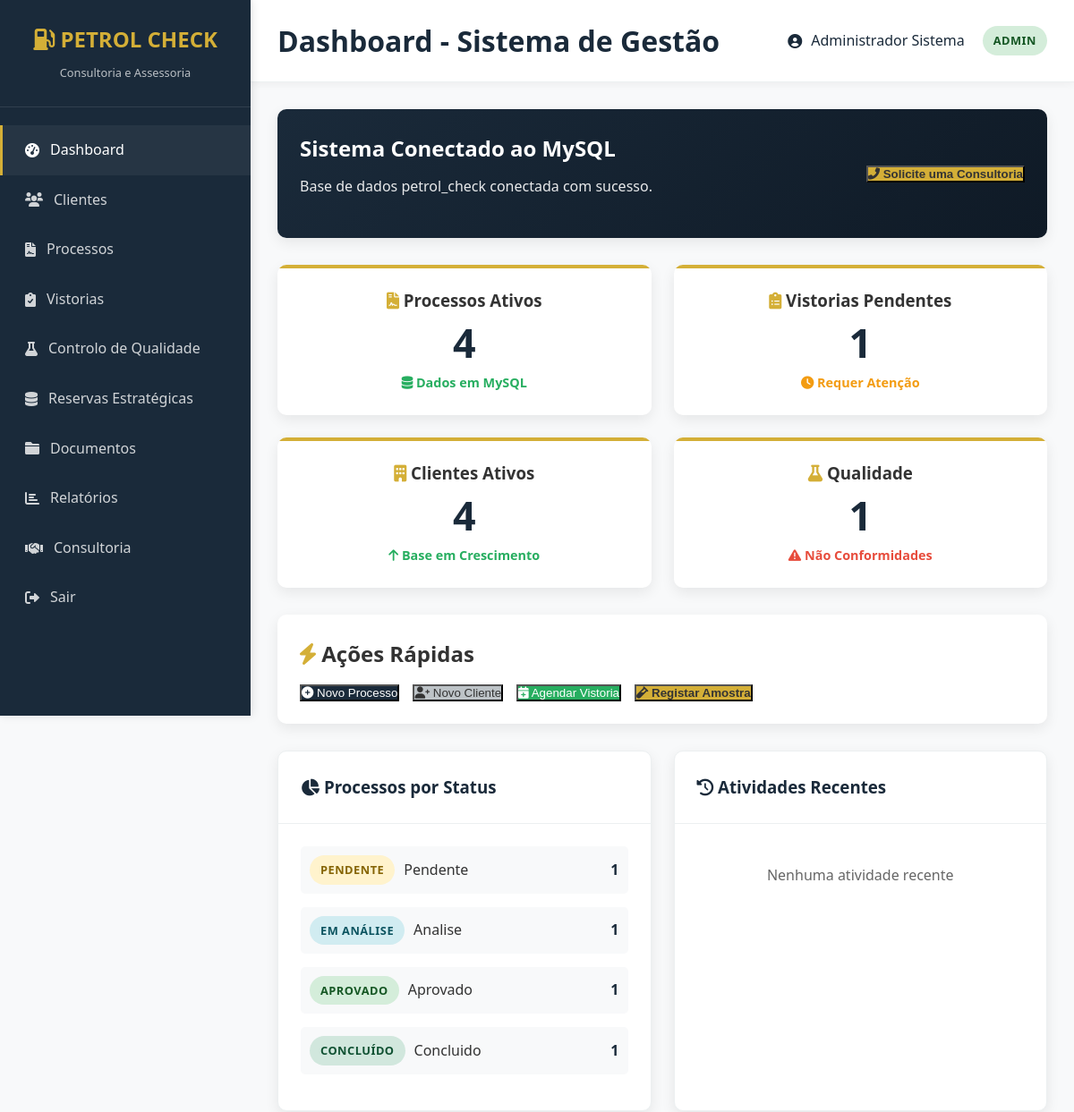
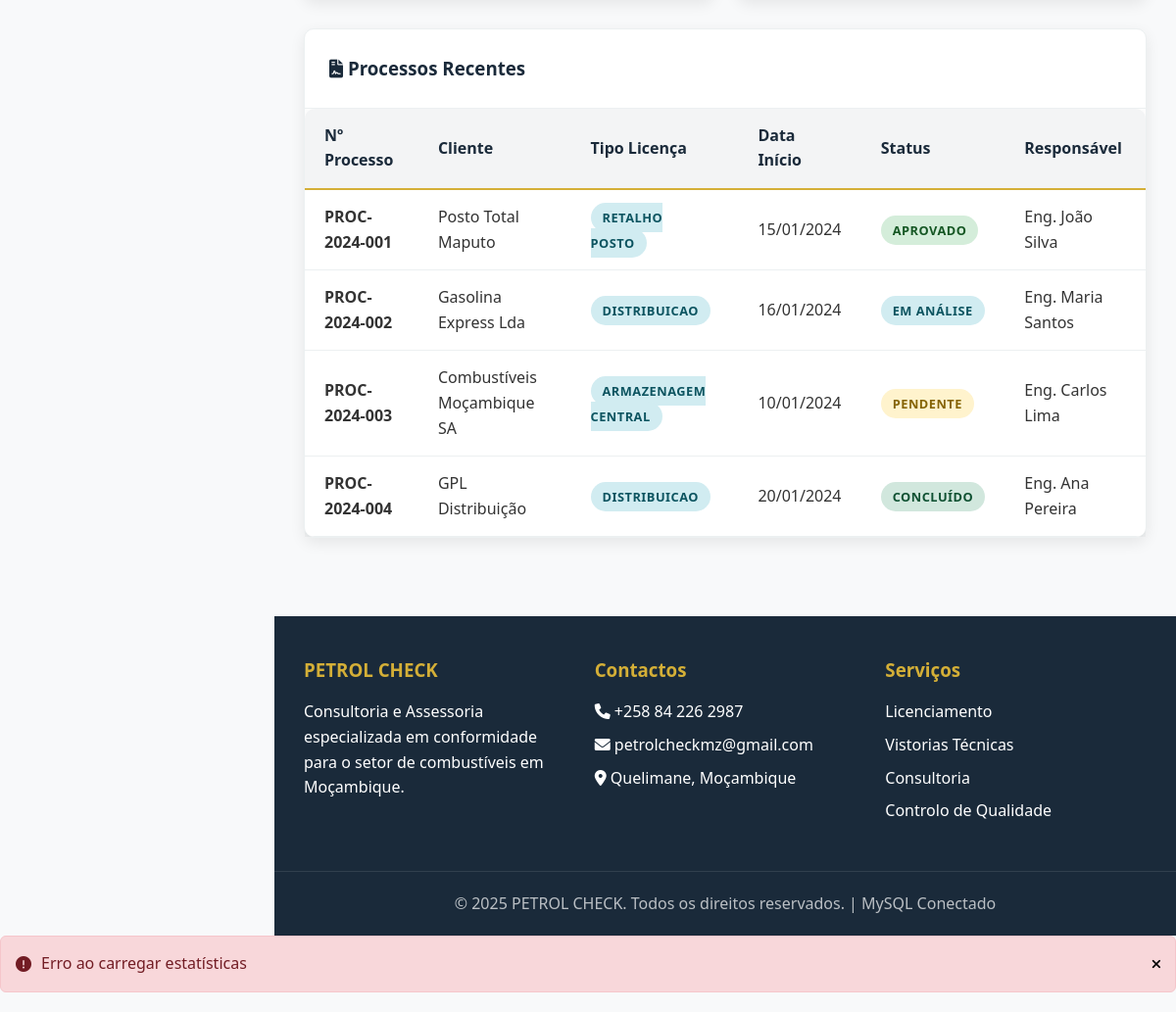
/dashboard.php (signed in), run on the app's committed database (2 pictures, top to bottom).
### tables this page shows
CREATE TABLE processos (
    id INT PRIMARY KEY AUTO_INCREMENT,
    cliente_id INT NOT NULL,
    numero_processo VARCHAR(50) UNIQUE,
    tipo_licenca ENUM(
        'producao_grande_escala',
        'producao_media_escala', 
        'producao_pequena_escala',
        'armazenagem_terminal',
        'armazenagem_central',
        'distribuicao',
        'retalho_posto',
        'retalho_central',
        'exportacao'
    ) NOT NULL,
    zona_licenciamento ENUM('A', 'B', 'C') DEFAULT 'B',
    data_inicio DATE NOT NULL,
    data_fim DATE,
    status ENUM('pendente', 'analise', 'aprovado', 'rejeitado', 'concluido') DEFAULT 'pendente',
    responsavel_tecnico VARCHAR(100),
    observacoes TEXT,
    created_at TIMESTAMP DEFAULT CURRENT_TIMESTAMP,
    updated_at TIMESTAMP DEFAULT CURRENT_TIMESTAMP ON UPDATE CURRENT_TIMESTAMP,
    FOREIGN KEY (cliente_id) REFERENCES clientes(id) ON DELETE CASCADE
);

CREATE TABLE clientes (
    id INT PRIMARY KEY AUTO_INCREMENT,
    nome_razao_social VARCHAR(255) NOT NULL,
    nif VARCHAR(20) UNIQUE NOT NULL,
    telefone VARCHAR(20),
    email VARCHAR(100),
    endereco TEXT,
    tipo_cliente ENUM('distribuidor', 'retalhista', 'produtor', 'importador', 'exportador') NOT NULL,
    atividade VARCHAR(255),
    status ENUM('ativo', 'inativo', 'pendente') DEFAULT 'ativo',
    created_at TIMESTAMP DEFAULT CURRENT_TIMESTAMP,
    updated_at TIMESTAMP DEFAULT CURRENT_TIMESTAMP ON UPDATE CURRENT_TIMESTAMP
);

### dashboard.php (the view, shortened to what this page needs)
<?php
include 'includes/config.php';
try {
    $stmt = $pdo->prepare("SELECT status, COUNT(*) as count FROM processos GROUP BY status");
    $stmt->execute();
    $processos_status = $stmt->fetchAll(PDO::FETCH_KEY_PAIR);
    $stmt = $pdo->prepare("SELECT COUNT(*) FROM clientes WHERE status = 'ativo'");
    $stmt->execute();
    $total_clientes = $stmt->fetchColumn();
    $stmt = $pdo->prepare("SELECT COUNT(*) FROM vistorias WHERE status = 'pendente'");
    $stmt->execute();
    $vistorias_pendentes = $stmt->fetchColumn();
    $stmt = $pdo->prepare("SELECT COUNT(*) FROM controlo_qualidade WHERE resultado = 'nao_conforme'");
    $stmt->execute();
    $amostras_nao_conformes = $stmt->fetchColumn();
    $stmt = $pdo->prepare("
        SELECT a.*, u.nome_completo
        FROM atividades_sistema a
        LEFT JOIN users u ON a.usuario_id = u.id
        ORDER BY a.created_at DESC
        LIMIT 5
    ");
    $stmt->execute();
    $atividades_recentes = $stmt->fetchAll();
} catch (PDOException $e) {
    die("Erro ao carregar dados do dashboard: " . $e->getMessage());
}
?>
<!DOCTYPE html>
<html lang="pt">
<head>
    <link rel="stylesheet" href="css/style.css">
    <link href="https://cdnjs.cloudflare.com/ajax/libs/font-awesome/6.0.0/css/all.min.css" rel="stylesheet">
</head>
<body>
    <div class="dashboard">
        <div class="sidebar">
            <div class="logo">
                <h2><i class="fas fa-gas-pump"></i> PETROL CHECK</h2>
                <small>Consultoria e Assessoria</small>
            </div>
            <nav class="menu">
                <a href="dashboard.php" class="active">
                    <i class="fas fa-tachometer-alt"></i> Dashboard
                </a>
                <a href="modules/clientes/">
                    <i class="fas fa-users"></i> Clientes
                </a>
                <a href="modules/processos/">
                    <i class="fas fa-file-contract"></i> Processos
                </a>
                <a href="modules/vistorias/">
                    <i class="fas fa-clipboard-check"></i> Vistorias
                </a>
                <a href="modules/qualidade/">
                    <i class="fas fa-flask"></i> Controlo de Qualidade
                </a>
                <a href="modules/reservas/">
                    <i class="fas fa-database"></i> Reservas Estratégicas
                </a>
                <a href="modules/documentos/">
                    <i class="fas fa-folder"></i> Documentos
                </a>
                <a href="modules/relatorios/">
                    <i class="fas fa-chart-bar"></i> Relatórios
                </a>
                <a href="modules/consultoria/">
                    <i class="fas fa-handshake"></i> Consultoria
                </a>
                <a href="logout.php">
                    <i class="fas fa-sign-out-alt"></i> Sair
                </a>
            </nav>
        </div>
        <div class="main-content">
            <header class="header">
                <h1>Dashboard - Sistema de Gestão</h1>
                <div class="user-info">
                    <i class="fas fa-user-circle"></i> <?php echo $_SESSION['user_name']; ?>
                    <span class="badge badge-success" style="margin-left: 10px;"><?php echo ucfirst($_SESSION['user_role']); ?></span>
                </div>
            </header>
            <div class="content-area">
                <div class="quick-actions" style="background: linear-gradient(135deg, var(--azul-petroleo) 0%, var(--azul-petroleo-escuro) 100%); color: white;">
                    <div style="display: flex; justify-content: space-between; align-items: center;">
                        <div style="flex: 1;">
                            <h2 style="color: white; margin-bottom: 10px;">Sistema Conectado ao MySQL</h2>
                            <p style="color: rgba(255,255,255,0.9); margin-bottom: 20px;">
                                Base de dados petrol_check conectada com sucesso.
                            </p>
                        </div>
                        <button onclick="location.href='modules/consultoria/solicitar.php'" class="btn-cta">
                            <i class="fas fa-phone-alt"></i> Solicite uma Consultoria
                        </button>
                    </div>
                </div>
                <div class="stats-grid">
                    <div class="stat-card fade-in">
                        <h3><i class="fas fa-file-contract" style="color: var(--dourado);"></i> Processos Ativos</h3>
                        <span class="stat-number" id="processos-ativos"><?php echo array_sum($processos_status); ?></span>
                        <div class="stat-trend trend-positive">
                            <i class="fas fa-database"></i> Dados em MySQL
                        </div>
                    </div>
                    <div class="stat-card fade-in">
                        <h3><i class="fas fa-clipboard-list" style="color: var(--dourado);"></i> Vistorias Pendentes</h3>
                        <span class="stat-number" id="vistorias-pendentes"><?php echo $vistorias_pendentes; ?></span>
                        <div class="stat-trend trend-warning">
                            <i class="fas fa-clock"></i> Requer Atenção
                        </div>
                    </div>
                    <div class="stat-card fade-in">
                        <h3><i class="fas fa-building" style="color: var(--dourado);"></i> Clientes Ativos</h3>
                        <span class="stat-number" id="total-clientes"><?php echo $total_clientes; ?></span>
                        <div class="stat-trend trend-positive">
                            <i class="fas fa-arrow-up"></i> Base em Crescimento
                        </div>
                    </div>
                    <div class="stat-card fade-in">
                        <h3><i class="fas fa-flask" style="color: var(--dourado);"></i> Qualidade</h3>
                        <span class="stat-number" id="amostras-nao-conformes"><?php echo $amostras_nao_conformes; ?></span>
                        <div class="stat-trend <?php echo $amostras_nao_conformes > 0 ? 'trend-negative' : 'trend-positive'; ?>">
                            <i class="fas fa-<?php echo $amostras_nao_conformes > 0 ? 'exclamation-triangle' : 'check-circle'; ?>"></i>
                            <?php echo $amostras_nao_conformes > 0 ? 'Não Conformidades' : 'Tudo Conforme'; ?>
                        </div>
                    </div>
                </div>
                <div class="quick-actions">
                    <h2><i class="fas fa-bolt" style="color: var(--dourado);"></i> Ações Rápidas</h2>
                    <div class="action-buttons">
                        <button onclick="location.href='modules/processos/novo.php'" class="btn-primary">
                            <i class="fas fa-plus-circle"></i> Novo Processo
                        </button>
                        <button onclick="location.href='modules/clientes/novo.php'" class="btn-secondary">
                            <i class="fas fa-user-plus"></i> Novo Cliente
                        </button>
                        <button onclick="location.href='modules/vistorias/agendar.php'" class="btn-success">
                            <i class="fas fa-calendar-plus"></i> Agendar Vistoria
                        </button>
                        <button onclick="location.href='modules/qualidade/registar_amostra.php'" class="btn-cta">
                            <i class="fas fa-vial"></i> Registar Amostra
                        </button>
                    </div>
                </div>
                <div class="grid grid-2">
                    <div class="card">
                        <div style="padding: 25px; border-bottom: 1px solid var(--cinza-borda);">
                            <h3 style="color: var(--azul-petroleo);">
                                <i class="fas fa-chart-pie"></i> Processos por Status
                            </h3>
                        </div>
                        <div style="padding: 25px;">
                            <?php foreach ($processos_status as $status => $count): ?>
                            <div style="display: flex; justify-content: space-between; align-items: center; margin-bottom: 15px; padding: 10px; background: var(--cinza-fundo); border-radius: 5px;">
                                <div style="display: flex; align-items: center; gap: 10px;">
                                    <?php echo getStatusBadge($status); ?>
                                    <span><?php echo ucfirst($status); ?></span>
                                </div>
                                <strong style="color: var(--azul-petroleo);"><?php echo $count; ?></strong>
                            </div>
                            <?php endforeach; ?>
                        </div>
                    </div>
                    <div class="card">
                        <div style="padding: 25px; border-bottom: 1px solid var(--cinza-borda);">
                            <h3 style="color: var(--azul-petroleo);">
                                <i class="fas fa-history"></i> Atividades Recentes
                            </h3>
                        </div>
                        <div style="padding: 25px;">
                            <?php if (empty($atividades_recentes)): ?>
                                <p style="text-align: center; color: var(--cinza-medio); padding: 20px;">
                                    Nenhuma atividade recente
                                </p>
                            <?php endif; ?>
                        </div>
                    </div>
                </div>
                <div class="card" style="margin-top: 30px;">
                    <div style="padding: 25px; border-bottom: 1px solid var(--cinza-borda);">
                        <h3 style="color: var(--azul-petroleo);">
                            <i class="fas fa-file-contract"></i> Processos Recentes
                        </h3>
                    </div>
                    <div class="table-responsive">
                        <table class="data-table">
                            <thead>
                                <tr>
                                    <th>Nº Processo</th>
                                    <th>Cliente</th>
                                    <th>Tipo Licença</th>
                                    <th>Data Início</th>
                                    <th>Status</th>
                                    <th>Responsável</th>
                                </tr>
                            </thead>
                            <tbody>
                                <?php
                                $stmt = $pdo->prepare("
                                    SELECT p.*, c.nome_razao_social
                                    FROM processos p
                                    LEFT JOIN clientes c ON p.cliente_id = c.id
                                    ORDER BY p.created_at DESC
                                    LIMIT 5
                                ");
                                $stmt->execute();
                                $processos_recentes = $stmt->fetchAll();
                                foreach ($processos_recentes as $processo):
                                ?>
                                <tr>
                                    <td><strong><?php echo htmlspecialchars($processo['numero_processo']); ?></strong></td>
                                    <td><?php echo htmlspecialchars($processo['nome_razao_social']); ?></td>
                                    <td>
                                        <span class="badge badge-info">
                                            <?php echo ucfirst(str_replace('_', ' ', $processo['tipo_licenca'])); ?>
                                        </span>
                                    </td>
                                    <td><?php echo date('d/m/Y', strtotime($processo['data_inicio'])); ?></td>
                                    <td>
                                        <?php echo getStatusBadge($processo['status']); ?>
                                    </td>
                                    <td><?php echo htmlspecialchars($processo['responsavel_tecnico']); ?></td>
                                </tr>
                                <?php endforeach; ?>
                            </tbody>
                        </table>
                    </div>
                </div>
            </div>
            <footer class="footer">
                <div class="footer-content">
                    <div class="footer-section">
                        <h3>PETROL CHECK</h3>
                        <p>Consultoria e Assessoria especializada em conformidade para o setor de combustíveis em Moçambique.</p>
                    </div>
                    <div class="footer-section">
                        <h3>Contactos</h3>
                        <a href="tel:+258841234567"><i class="fas fa-phone"></i> +258 84 226 2987</a>
                        <a href="mailto:info@petrolcheck.co.mz"><i class="fas fa-envelope"></i> petrolcheckmz@gmail.com</a>
                        <a href="#"><i class="fas fa-map-marker-alt"></i> Quelimane, Moçambique</a>
                    </div>
                    <div class="footer-section">
                        <h3>Serviços</h3>
                        <a href="#">Licenciamento</a>
                        <a href="#">Vistorias Técnicas</a>
                        <a href="#">Consultoria</a>
                        <a href="#">Controlo de Qualidade</a>
                    </div>
                </div>
                <div class="footer-bottom">
                    <p>&copy; 2025 PETROL CHECK. Todos os direitos reservados. | MySQL Conectado</p>
                </div>
            </footer>
        </div>
    </div>
</body>
</html>

### config.php (shortened to what this page needs)
<?php
function getStatusBadge($status) {
    $statuses = [
        'pendente' => ['class' => 'status-pendente', 'text' => 'Pendente'],
        'analise' => ['class' => 'status-analise', 'text' => 'Em Análise'],
        'aprovado' => ['class' => 'status-aprovado', 'text' => 'Aprovado'],
        'rejeitado' => ['class' => 'status-rejeitado', 'text' => 'Rejeitado'],
        'concluido' => ['class' => 'status-concluido', 'text' => 'Concluído'],
        'realizada' => ['class' => 'status-concluido', 'text' => 'Realizada'],
        'cancelada' => ['class' => 'status-rejeitado', 'text' => 'Cancelada'],
        'atribuida' => ['class' => 'status-analise', 'text' => 'Atribuída'],
        'em_andamento' => ['class' => 'status-analise', 'text' => 'Em Andamento'],
        'ativo' => ['class' => 'status-aprovado', 'text' => 'Ativo'],
        'inativo' => ['class' => 'status-rejeitado', 'text' => 'Inativo']
    ];
    $statusInfo = $statuses[$status] ?? $statuses['pendente'];
    return '<span class="status-badge ' . $statusInfo['class'] . '">' . $statusInfo['text'] . '</span>';
}
?>

### data on the page
processos: numero_processo "PROC-2024-001", cliente.nome_razao_social "Posto Total Maputo", tipo_licenca "RETALHO POSTO", data_inicio "15/01/2024", status "APROVADO", responsavel_tecnico "Eng. João Silva"
processos: numero_processo "PROC-2024-002", cliente.nome_razao_social "Gasolina Express Lda", tipo_licenca "DISTRIBUICAO", data_inicio "16/01/2024", status "EM ANÁLISE", responsavel_tecnico "Eng. Maria Santos"
processos: numero_processo "PROC-2024-003", cliente.nome_razao_social "Combustíveis Moçambique SA", tipo_licenca "ARMAZENAGEM CENTRAL", data_inicio "10/01/2024", status "PENDENTE", responsavel_tecnico "Eng. Carlos Lima"
processos: numero_processo "PROC-2024-004", cliente.nome_razao_social "GPL Distribuição", tipo_licenca "DISTRIBUICAO", data_inicio "20/01/2024", status "CONCLUÍDO", responsavel_tecnico "Eng. Ana Pereira"

### other printed values
$_SESSION['user_name'] "Administrador Sistema"
$_SESSION['user_role'] "ADMIN"
array_sum($processos_status) "4"
$vistorias_pendentes "1"
$total_clientes "4"
$amostras_nao_conformes "1"
$statusInfo['text'] "PENDENTE"
$status "Pendente"
$count "1"
$statusInfo['text'] "EM ANÁLISE"
$status "Analise"
$statusInfo['text'] "APROVADO"
$status "Aprovado"
$statusInfo['text'] "CONCLUÍDO"
$status "Concluido"
